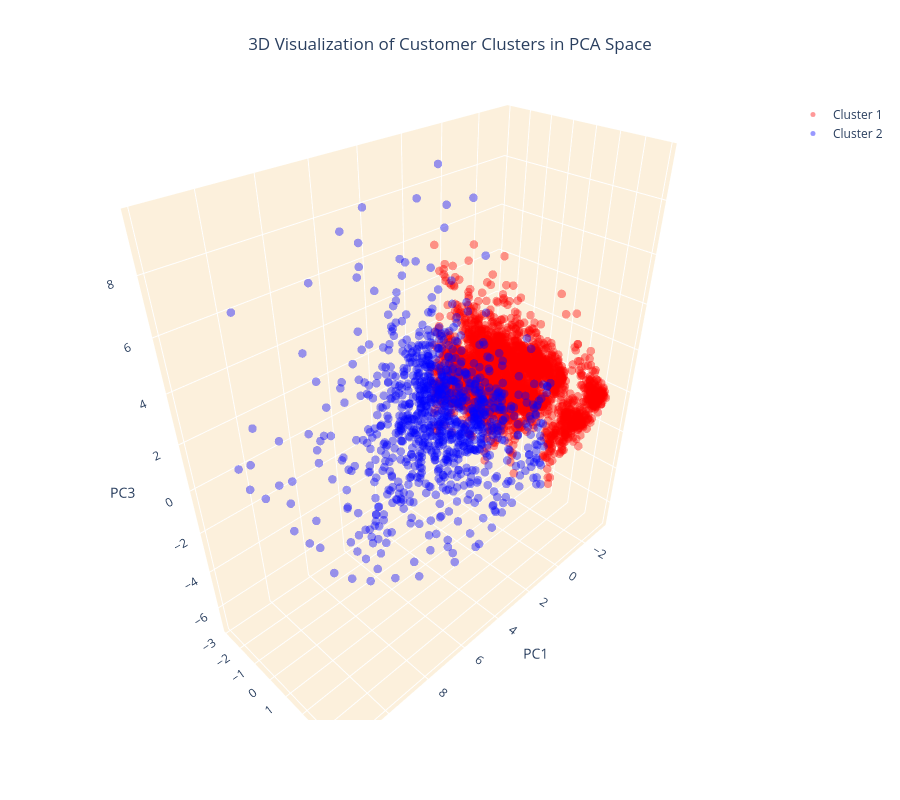

Here is the notebook cell this chart was saved with:
### Code cell
import plotly.graph_objects as go

# Giả sử colors đã được định nghĩa trước đó
colors = ['red', 'blue']  # Định nghĩa lại nếu cần

# Tạo các DataFrame riêng biệt cho từng cụm
cluster_1 = customer_data_pca[customer_data_pca['cluster'] == 1]
cluster_2 = customer_data_pca[customer_data_pca['cluster'] == 2]

# Tạo biểu đồ 3D Scatter bằng Plotly
fig = go.Figure()

# Thêm các điểm dữ liệu của từng cụm vào biểu đồ với màu sắc khác nhau
fig.add_trace(go.Scatter3d(x=cluster_1['PC1'], y=cluster_1['PC2'], z=cluster_1['PC3'],
                           mode='markers', marker=dict(color=colors[0], size=5, opacity=0.4), name='Cluster 1'))
fig.add_trace(go.Scatter3d(x=cluster_2['PC1'], y=cluster_2['PC2'], z=cluster_2['PC3'],
                           mode='markers', marker=dict(color=colors[1], size=5, opacity=0.4), name='Cluster 2'))

# Thiết lập tiêu đề và bố cục của biểu đồ
fig.update_layout(
    title=dict(text='3D Visualization of Customer Clusters in PCA Space', x=0.5),
    scene=dict(
        xaxis=dict(backgroundcolor="#fcf0dc", gridcolor='white', title='PC1'),
        yaxis=dict(backgroundcolor="#fcf0dc", gridcolor='white', title='PC2'),
        zaxis=dict(backgroundcolor="#fcf0dc", gridcolor='white', title='PC3'),
    ),
    width=900,
    height=800
)

# Hiển thị biểu đồ
fig.show()

### Figure 1 — Plotly figure (JSON) as saved in the notebook; plotly's stock layout.template omitted (floating-point values rounded to 4 significant figures; data arrays with more than 128 entries replaced by an {"elided": "..."} marker saying what was removed)
{"data": [{"marker": {"color": "red", "opacity": 0.4, "size": 5}, "mode": "markers", "name": "Cluster 1", "type": "scatter3d", "x": {"elided": "3091 float values"}, "y": {"elided": "3091 float values"}, "z": {"elided": "3091 float values"}}, {"marker": {"color": "blue", "opacity": 0.4, "size": 5}, "mode": "markers", "name": "Cluster 2", "type": "scatter3d", "x": {"elided": "976 float values"}, "y": {"elided": "976 float values"}, "z": {"elided": "976 float values"}}], "layout": {"height": 800, "scene": {"xaxis": {"backgroundcolor": "#fcf0dc", "gridcolor": "white", "title": {"text": "PC1"}}, "yaxis": {"backgroundcolor": "#fcf0dc", "gridcolor": "white", "title": {"text": "PC2"}}, "zaxis": {"backgroundcolor": "#fcf0dc", "gridcolor": "white", "title": {"text": "PC3"}}}, "title": {"text": "3D Visualization of Customer Clusters in PCA Space", "x": 0.5}, "width": 900}}
